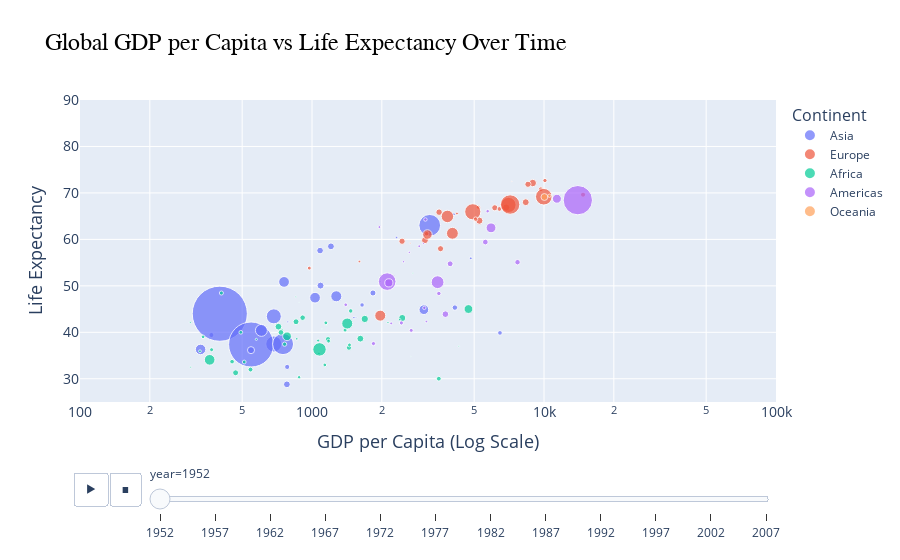

Here is the notebook cell this chart was saved with:
### Markdown cell above
#### 7. Watch the classic [Gapminder Video](https://www.youtube.com/watch?v=jbkSRLYSojo), then have a look at the [`plotly` version](https://plotly.com/python/animations/) and recreate the animation (perhaps after optionally exploring and changing the [style](https://plotly.com/python/templates/), if you wish)

### Code cell
#slightly edited the style
import plotly.express as px

# Load the Gapminder dataset
df = px.data.gapminder()

# Create a scatter plot with customized styles
fig = px.scatter(
    df,
    x="gdpPercap",
    y="lifeExp",
    animation_frame="year",
    animation_group="country",
    size="pop",
    color="continent",
    hover_name="country",
    log_x=True,
    size_max=60,
    range_x=[100, 100000],
    range_y=[25, 90],
    title='Global GDP per Capita vs Life Expectancy Over Time',
    labels={"gdpPercap": "GDP per Capita (Log Scale)", "lifeExp": "Life Expectancy"},
    color_discrete_sequence=px.colors.qualitative.Plotly  # Change color palette
)

# Update layout for better aesthetics
fig.update_layout(
    title_font=dict(size=24, family='Verdana', color='black'),
    xaxis=dict(title='GDP per Capita (Log Scale)', titlefont=dict(size=18), tickfont=dict(size=14)),
    yaxis=dict(title='Life Expectancy', titlefont=dict(size=18), tickfont=dict(size=14)),
    legend=dict(title='Continent', title_font=dict(size=16), font=dict(size=12)),
    hoverlabel=dict(bgcolor="white", font_size=14),
)

# Show the plot
fig.show()

### Figure 1 — Plotly figure (JSON) as saved in the notebook; plotly's stock layout.template omitted (floating-point values rounded to 4 significant figures)
{"data": [{"hovertemplate": "<b>%{hovertext}</b><br><br>continent=Asia<br>year=1952<br>GDP per Capita (Log Scale)=%{x}<br>Life Expectancy=%{y}<br>pop=%{marker.size}<extra></extra>", "hovertext": ["Afghanistan", "Bahrain", "Bangladesh", "Cambodia", "China", "Hong Kong, China", "India", "Indonesia", "Iran", "Iraq", "Israel", "Japan", "Jordan", "Korea, Dem. Rep.", "Korea, Rep.", "Kuwait", "Lebanon", "Malaysia", "Mongolia", "Myanmar", "Nepal", "Oman", "Pakistan", "Philippines", "Saudi Arabia", "Singapore", "Sri Lanka", "Syria", "Taiwan", "Thailand", "Vietnam", "West Bank and Gaza", "Yemen, Rep."], "ids": ["Afghanistan", "Bahrain", "Bangladesh", "Cambodia", "China", "Hong Kong, China", "India", "Indonesia", "Iran", "Iraq", "Israel", "Japan", "Jordan", "Korea, Dem. Rep.", "Korea, Rep.", "Kuwait", "Lebanon", "Malaysia", "Mongolia", "Myanmar", "Nepal", "Oman", "Pakistan", "Philippines", "Saudi Arabia", "Singapore", "Sri Lanka", "Syria", "Taiwan", "Thailand", "Vietnam", "West Bank and Gaza", "Yemen, Rep."], "legendgroup": "Asia", "marker": {"color": "#636EFA", "size": [8425333, 120447, 46886859, 4693836, 556263527, 2125900, 372000000, 82052000, 17272000, 5441766, 1620914, 86459025, 607914, 8865488, 20947571, 160000, 1439529, 6748378, 800663, 20092996, 9182536, 507833, 41346560, 22438691, 4005677, 1127000, 7982342, 3661549, 8550362, 21289402, 26246839, 1030585, 4963829], "sizemode": "area", "sizeref": 366300.0, "symbol": "circle"}, "mode": "markers", "name": "Asia", "orientation": "v", "showlegend": true, "type": "scatter", "x": [779.4, 9867.0, 684.2, 368.5, 400.4, 3054.0, 546.6, 749.7, 3035.0, 4130.0, 4087.0, 3217.0, 1547.0, 1088.0, 1031.0, 108400.0, 4835.0, 1831.0, 786.6, 331, 545.9, 1828.0, 684.6, 1273.0, 6460.0, 2315.0, 1084.0, 1643.0, 1207.0, 757.8, 605.1, 1516.0, 781.7], "xaxis": "x", "y": [28.8, 50.94, 37.48, 39.42, 44, 60.96, 37.37, 37.47, 44.87, 45.32, 65.39, 63.03, 43.16, 50.06, 47.45, 55.56, 55.93, 48.46, 42.24, 36.32, 36.16, 37.58, 43.44, 47.75, 39.88, 60.4, 57.59, 45.88, 58.5, 50.85, 40.41, 43.16, 32.55], "yaxis": "y"}, {"hovertemplate": "<b>%{hovertext}</b><br><br>continent=Europe<br>year=1952<br>GDP per Capita (Log Scale)=%{x}<br>Life Expectancy=%{y}<br>pop=%{marker.size}<extra></extra>", "hovertext": ["Albania", "Austria", "Belgium", "Bosnia and Herzegovina", "Bulgaria", "Croatia", "Czech Republic", "Denmark", "Finland", "France", "Germany", "Greece", "Hungary", "Iceland", "Ireland", "Italy", "Montenegro", "Netherlands", "Norway", "Poland", "Portugal", "Romania", "Serbia", "Slovak Republic", "Slovenia", "Spain", "Sweden", "Switzerland", "Turkey", "United Kingdom"], "ids": ["Albania", "Austria", "Belgium", "Bosnia and Herzegovina", "Bulgaria", "Croatia", "Czech Republic", "Denmark", "Finland", "France", "Germany", "Greece", "Hungary", "Iceland", "Ireland", "Italy", "Montenegro", "Netherlands", "Norway", "Poland", "Portugal", "Romania", "Serbia", "Slovak Republic", "Slovenia", "Spain", "Sweden", "Switzerland", "Turkey", "United Kingdom"], "legendgroup": "Europe", "marker": {"color": "#EF553B", "size": [1282697, 6927772, 8730405, 2791000, 7274900, 3882229, 9125183, 4334000, 4090500, 42459667, 69145952, 7733250, 9504000, 147962, 2952156, 47666000, 413834, 10381988, 3327728, 25730551, 8526050, 16630000, 6860147, 3558137, 1489518, 28549870, 7124673, 4815000, 22235677, 50430000], "sizemode": "area", "sizeref": 366300.0, "symbol": "circle"}, "mode": "markers", "name": "Europe", "orientation": "v", "showlegend": true, "type": "scatter", "x": [1601.0, 6137.0, 8343.0, 973.5, 2444.0, 3119.0, 6876.0, 9692.0, 6425.0, 7030.0, 7144.0, 3531.0, 5264.0, 7268.0, 5210.0, 4931.0, 2648.0, 8942.0, 10100.0, 4029.0, 3068.0, 3145.0, 3581.0, 5075.0, 4215.0, 3834.0, 8528.0, 14730.0, 1969.0, 9980.0], "xaxis": "x", "y": [55.23, 66.8, 68, 53.82, 59.6, 61.21, 66.87, 70.78, 66.55, 67.41, 67.5, 65.86, 64.03, 72.49, 66.91, 65.94, 59.16, 72.13, 72.67, 61.31, 59.82, 61.05, 58.0, 64.36, 65.57, 64.94, 71.86, 69.62, 43.59, 69.18], "yaxis": "y"}, {"hovertemplate": "<b>%{hovertext}</b><br><br>continent=Africa<br>year=1952<br>GDP per Capita (Log Scale)=%{x}<br>Life Expectancy=%{y}<br>pop=%{marker.size}<extra></extra>", "hovertext": ["Algeria", "Angola", "Benin", "Botswana", "Burkina Faso", "Burundi", "Cameroon", "Central African Republic", "Chad", "Comoros", "Congo, Dem. Rep.", "Congo, Rep.", "Cote d'Ivoire", "Djibouti", "Egypt", "Equatorial Guinea", "Eritrea", "Ethiopia", "Gabon", "Gambia", "Ghana", "Guinea", "Guinea-Bissau", "Kenya", "Lesotho", "Liberia", "Libya", "Madagascar", "Malawi", "Mali", "Mauritania", "Mauritius", "Morocco", "Mozambique", "Namibia", "Niger", "Nigeria", "Reunion", "Rwanda", "Sao Tome and Principe", "Senegal", "Sierra Leone", "Somalia", "South Africa", "Sudan", "Swaziland", "Tanzania", "Togo", "Tunisia", "Uganda", "Zambia", "Zimbabwe"], "ids": ["Algeria", "Angola", "Benin", "Botswana", "Burkina Faso", "Burundi", "Cameroon", "Central African Republic", "Chad", "Comoros", "Congo, Dem. Rep.", "Congo, Rep.", "Cote d'Ivoire", "Djibouti", "Egypt", "Equatorial Guinea", "Eritrea", "Ethiopia", "Gabon", "Gambia", "Ghana", "Guinea", "Guinea-Bissau", "Kenya", "Lesotho", "Liberia", "Libya", "Madagascar", "Malawi", "Mali", "Mauritania", "Mauritius", "Morocco", "Mozambique", "Namibia", "Niger", "Nigeria", "Reunion", "Rwanda", "Sao Tome and Principe", "Senegal", "Sierra Leone", "Somalia", "South Africa", "Sudan", "Swaziland", "Tanzania", "Togo", "Tunisia", "Uganda", "Zambia", "Zimbabwe"], "legendgroup": "Africa", "marker": {"color": "#00CC96", "size": [9279525, 4232095, 1738315, 442308, 4469979, 2445618, 5009067, 1291695, 2682462, 153936, 14100005, 854885, 2977019, 63149, 22223309, 216964, 1438760, 20860941, 420702, 284320, 5581001, 2664249, 580653, 6464046, 748747, 863308, 1019729, 4762912, 2917802, 3838168, 1022556, 516556, 9939217, 6446316, 485831, 3379468, 33119096, 257700, 2534927, 60011, 2755589, 2143249, 2526994, 14264935, 8504667, 290243, 8322925, 1219113, 3647735, 5824797, 2672000, 3080907], "sizemode": "area", "sizeref": 366300.0, "symbol": "circle"}, "mode": "markers", "name": "Africa", "orientation": "v", "showlegend": true, "type": "scatter", "x": [2449.0, 3521.0, 1063.0, 851.2, 543.3, 339.3, 1173.0, 1071.0, 1179.0, 1103.0, 780.5, 2126.0, 1389.0, 2670.0, 1419.0, 375.6, 328.9, 362.1, 4293.0, 485.2, 911.3, 510.2, 299.9, 853.5, 298.8, 575.6, 2388.0, 1443.0, 369.2, 452.3, 743.1, 1968.0, 1688.0, 468.5, 2424.0, 761.9, 1077.0, 2719.0, 493.3, 879.6, 1450.0, 879.8, 1136.0, 4725.0, 1616.0, 1148.0, 716.7, 859.8, 1468.0, 734.8, 1147.0, 406.9], "xaxis": "x", "y": [43.08, 30.02, 38.22, 47.62, 31.98, 39.03, 38.52, 35.46, 38.09, 40.72, 39.14, 42.11, 40.48, 34.81, 41.89, 34.48, 35.93, 34.08, 37.0, 30, 43.15, 33.61, 32.5, 42.27, 42.14, 38.48, 42.72, 36.68, 36.26, 33.69, 40.54, 50.99, 42.87, 31.29, 41.73, 37.44, 36.32, 52.72, 40, 46.47, 37.28, 30.33, 32.98, 45.01, 38.63, 41.41, 41.22, 38.6, 44.6, 39.98, 42.04, 48.45], "yaxis": "y"}, {"hovertemplate": "<b>%{hovertext}</b><br><br>continent=Americas<br>year=1952<br>GDP per Capita (Log Scale)=%{x}<br>Life Expectancy=%{y}<br>pop=%{marker.size}<extra></extra>", "hovertext": ["Argentina", "Bolivia", "Brazil", "Canada", "Chile", "Colombia", "Costa Rica", "Cuba", "Dominican Republic", "Ecuador", "El Salvador", "Guatemala", "Haiti", "Honduras", "Jamaica", "Mexico", "Nicaragua", "Panama", "Paraguay", "Peru", "Puerto Rico", "Trinidad and Tobago", "United States", "Uruguay", "Venezuela"], "ids": ["Argentina", "Bolivia", "Brazil", "Canada", "Chile", "Colombia", "Costa Rica", "Cuba", "Dominican Republic", "Ecuador", "El Salvador", "Guatemala", "Haiti", "Honduras", "Jamaica", "Mexico", "Nicaragua", "Panama", "Paraguay", "Peru", "Puerto Rico", "Trinidad and Tobago", "United States", "Uruguay", "Venezuela"], "legendgroup": "Americas", "marker": {"color": "#AB63FA", "size": [17876956, 2883315, 56602560, 14785584, 6377619, 12350771, 926317, 6007797, 2491346, 3548753, 2042865, 3146381, 3201488, 1517453, 1426095, 30144317, 1165790, 940080, 1555876, 8025700, 2227000, 662850, 157553000, 2252965, 5439568], "sizemode": "area", "sizeref": 366300.0, "symbol": "circle"}, "mode": "markers", "name": "Americas", "orientation": "v", "showlegend": true, "type": "scatter", "x": [5911.0, 2677.0, 2109.0, 11370.0, 3940.0, 2144.0, 2627.0, 5587.0, 1398.0, 3522.0, 3048.0, 2428.0, 1840.0, 2195.0, 2899.0, 3478.0, 3112.0, 2480.0, 1952.0, 3759.0, 3082.0, 3023.0, 13990.0, 5717.0, 7690.0], "xaxis": "x", "y": [62.48, 40.41, 50.92, 68.75, 54.74, 50.64, 57.21, 59.42, 45.93, 48.36, 45.26, 42.02, 37.58, 41.91, 58.53, 50.79, 42.31, 55.19, 62.65, 43.9, 64.28, 59.1, 68.44, 66.07, 55.09], "yaxis": "y"}, {"hovertemplate": "<b>%{hovertext}</b><br><br>continent=Oceania<br>year=1952<br>GDP per Capita (Log Scale)=%{x}<br>Life Expectancy=%{y}<br>pop=%{marker.size}<extra></extra>", "hovertext": ["Australia", "New Zealand"], "ids": ["Australia", "New Zealand"], "legendgroup": "Oceania", "marker": {"color": "#FFA15A", "size": [8691212, 1994794], "sizemode": "area", "sizeref": 366300.0, "symbol": "circle"}, "mode": "markers", "name": "Oceania", "orientation": "v", "showlegend": true, "type": "scatter", "x": [10040.0, 10560.0], "xaxis": "x", "y": [69.12, 69.39], "yaxis": "y"}], "layout": {"hoverlabel": {"bgcolor": "white", "font": {"size": 14}}, "legend": {"font": {"size": 12}, "itemsizing": "constant", "title": {"font": {"size": 16}, "text": "Continent"}, "tracegroupgap": 0}, "sliders": [{"active": 0, "currentvalue": {"prefix": "year="}, "len": 0.9, "pad": {"b": 10, "t": 60}, "steps": [{"args": [["1952"], {"frame": {"duration": 0, "redraw": false}, "fromcurrent": true, "mode": "immediate", "transition": {"duration": 0, "easing": "linear"}}], "label": "1952", "method": "animate"}, {"args": [["1957"], {"frame": {"duration": 0, "redraw": false}, "fromcurrent": true, "mode": "immediate", "transition": {"duration": 0, "easing": "linear"}}], "label": "1957", "method": "animate"}, {"args": [["1962"], {"frame": {"duration": 0, "redraw": false}, "fromcurrent": true, "mode": "immediate", "transition": {"duration": 0, "easing": "linear"}}], "label": "1962", "method": "animate"}, {"args": [["1967"], {"frame": {"duration": 0, "redraw": false}, "fromcurrent": true, "mode": "immediate", "transition": {"duration": 0, "easing": "linear"}}], "label": "1967", "method": "animate"}, {"args": [["1972"], {"frame": {"duration": 0, "redraw": false}, "fromcurrent": true, "mode": "immediate", "transition": {"duration": 0, "easing": "linear"}}], "label": "1972", "method": "animate"}, {"args": [["1977"], {"frame": {"duration": 0, "redraw": false}, "fromcurrent": true, "mode": "immediate", "transition": {"duration": 0, "easing": "linear"}}], "label": "1977", "method": "animate"}, {"args": [["1982"], {"frame": {"duration": 0, "redraw": false}, "fromcurrent": true, "mode": "immediate", "transition": {"duration": 0, "easing": "linear"}}], "label": "1982", "method": "animate"}, {"args": [["1987"], {"frame": {"duration": 0, "redraw": false}, "fromcurrent": true, "mode": "immediate", "transition": {"duration": 0, "easing": "linear"}}], "label": "1987", "method": "animate"}, {"args": [["1992"], {"frame": {"duration": 0, "redraw": false}, "fromcurrent": true, "mode": "immediate", "transition": {"duration": 0, "easing": "linear"}}], "label": "1992", "method": "animate"}, {"args": [["1997"], {"frame": {"duration": 0, "redraw": false}, "fromcurrent": true, "mode": "immediate", "transition": {"duration": 0, "easing": "linear"}}], "label": "1997", "method": "animate"}, {"args": [["2002"], {"frame": {"duration": 0, "redraw": false}, "fromcurrent": true, "mode": "immediate", "transition": {"duration": 0, "easing": "linear"}}], "label": "2002", "method": "animate"}, {"args": [["2007"], {"frame": {"duration": 0, "redraw": false}, "fromcurrent": true, "mode": "immediate", "transition": {"duration": 0, "easing": "linear"}}], "label": "2007", "method": "animate"}], "x": 0.1, "xanchor": "left", "y": 0, "yanchor": "top"}], "title": {"font": {"color": "black", "family": "Verdana", "size": 24}, "text": "Global GDP per Capita vs Life Expectancy Over Time"}, "updatemenus": [{"buttons": [{"args": [null, {"frame": {"duration": 500, "redraw": false}, "fromcurrent": true, "mode": "immediate", "transition": {"duration": 500, "easing": "linear"}}], "label": "&#9654;", "method": "animate"}, {"args": [[null], {"frame": {"duration": 0, "redraw": false}, "fromcurrent": true, "mode": "immediate", "transition": {"duration": 0, "easing": "linear"}}], "label": "&#9724;", "method": "animate"}], "direction": "left", "pad": {"r": 10, "t": 70}, "showactive": false, "type": "buttons", "x": 0.1, "xanchor": "right", "y": 0, "yanchor": "top"}], "xaxis": {"anchor": "y", "domain": [0, 1], "range": [2, 5], "tickfont": {"size": 14}, "title": {"font": {"size": 18}, "text": "GDP per Capita (Log Scale)"}, "type": "log"}, "yaxis": {"anchor": "x", "domain": [0, 1], "range": [25, 90], "tickfont": {"size": 14}, "title": {"font": {"size": 18}, "text": "Life Expectancy"}}}}
